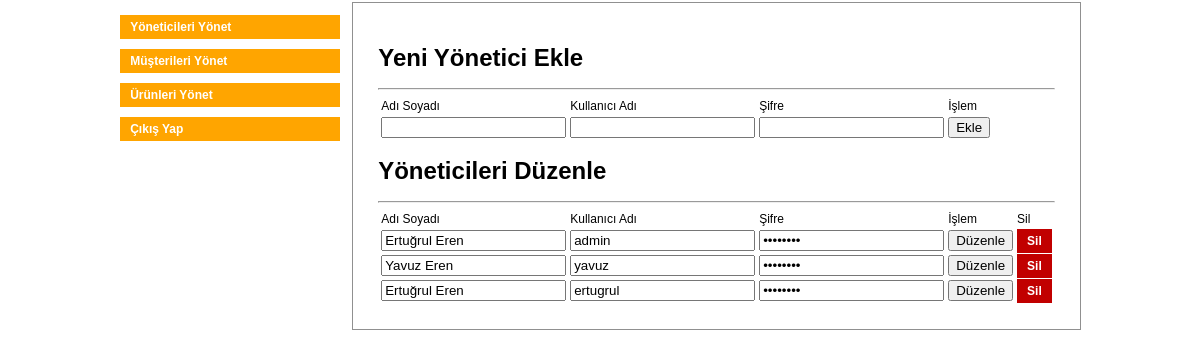
The app's page /yonetim/index.php?sayfa=yonetici-hesaplari (signed in) with its own data.
### tables this page shows
CREATE TABLE IF NOT EXISTS `yoneticiler` (
  `id` int(11) NOT NULL AUTO_INCREMENT,
  `adi` varchar(255) DEFAULT NULL,
  `kadi` varchar(255) DEFAULT NULL,
  `sifre` varchar(255) DEFAULT NULL,
  PRIMARY KEY (`id`),
  UNIQUE KEY `id` (`id`)
);

### yonetim/yonetici-hesaplari.php (the view, shortened to what this page needs)
<h1>Yeni Yönetici Ekle</h1>
<hr />
<table>
	<tr>
		<td>Adı Soyadı</td>
        <td>Kullanıcı Adı</td>
        <td>Şifre</td>
        <td>İşlem</td>
	</tr>
    <tr>
    	<form action="islem.php?sayfa=yonetici-ekle" method="post">
    	<td><input type="text" name="adi"></td>
        <td><input type="text" name="kadi" ></td>
        <td><input type="password" name="sifre"></td>
        <td><button>Ekle</button></td>
        </form>
    </tr>
</table>
<h1>Yöneticileri Düzenle</h1>
<hr />
<table>
	<tr>
		<td>Adı Soyadı</td>
        <td>Kullanıcı Adı</td>
        <td>Şifre</td>
        <td>İşlem</td>
        <td>Sil</td>
	</tr>
    <?php
    $sorgu = $db->query('SELECT * FROM yoneticiler');
	while($r = $sorgu->fetch_assoc()){
	echo '
	<tr>
    	<form action="islem.php?sayfa=yonetici-duzenle&id='.$r['id'].'" method="post">
    	<td><input type="text" name="adi" value="'.$r['adi'].'" ></td>
        <td><input type="text" name="kadi"  value="'.$r['kadi'].'"></td>
        <td><input type="password" name="sifre" value="password" autocomplete="off"></td>
        <td><button>Düzenle</button></td>
        <td><a href="islem.php?sayfa=yonetici-sil&id='.$r['id'].'" class="sil">Sil</a></td>
        </form>
    </tr>
	';
	}
	?>
</table>

### yonetim/css/style.css (style rules this page uses)
html, body { padding:0px; margin:0px; width:100%; height:100%; font-family:Arial; font-size:12px; }
a.sil { background: #c10000; color: white; padding: 5px 10px; text-decoration: none; font-weight: bold; }

### records on screen
yoneticiler: adi "Ertuğrul Eren", kadi "admin"
yoneticiler: adi "Yavuz Eren", kadi "yavuz"
yoneticiler: adi "Ertuğrul Eren", kadi "ertugrul"
